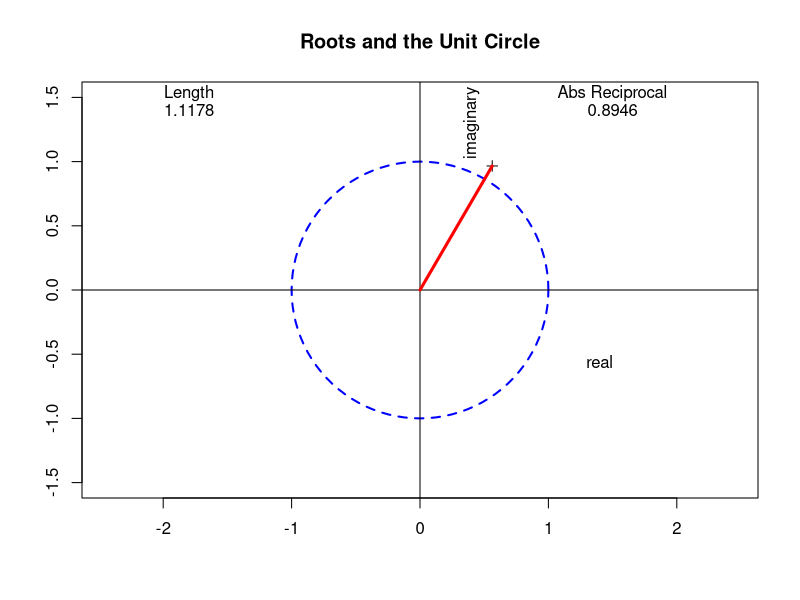

This figure's R source:
# Function that will draw the Unit Circle, plot a root, and calculate if it is inside or outside
# the Unit Circle

# Simply pass it the real and imaginary parts and it will plot the root and calculate 
# distance from the center

#Example: UnitCircle(.3,-.7)


#install.packages("plotrix") # required for the circle 
library(plotrix)

UnitCircle = function(real = 0, imaginary = 0)
{

#Coordiate Plane and Circle
plot.new()
plot(-1.5:1.5, -1.5:1.5,type="n",asp = 1, xlab="",ylab="",main="Roots and the Unit Circle")

draw.circle(0,0,1,border="blue",lty=2,lwd=2)
abline(h = 0)
abline(v = 0)

mtext("imaginary", side = 2, line = -19.9, at = 1.3)
mtext("real", side = 3, line = -14.5, at = 1.4)

# plot the point designated by (real,imaginary)
points(real,imaginary, pch = 3)
lines(c(0,real), c(0,imaginary), lwd = 3, col = "red")

#Calc Length
length = sqrt(real^2 + imaginary^2)

#Display distance from origin and Abs Reciprocal Labels
mtext("Length", side = 3, at = c(-1.8), line = -1)
mtext("Abs Reciprocal", side = 3, at = c(1.5), line = -1)

#Display distance from origin and Abs Reciprocal Values
mtext(as.character(round(length,4)), side = 3, at = c(-1.8), line = -1.9)
mtext(as.character(round(1/abs(length),4)), side = 3, at = c(1.5), line = -1.9)

}

UnitCircle(.5625,.966)
